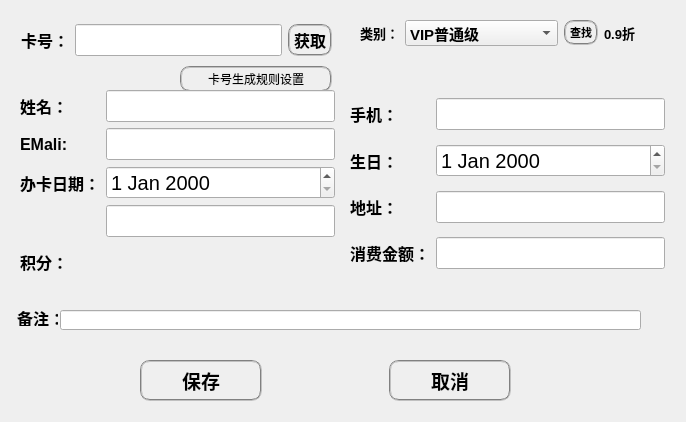
<?xml version="1.0" encoding="UTF-8"?>
<ui version="4.0">
 <class>VIP_Log_Dialog</class>
 <widget class="QWidget" name="VIP_Log_Dialog">
  <property name="geometry">
   <rect>
    <x>0</x>
    <y>0</y>
    <width>686</width>
    <height>422</height>
   </rect>
  </property>
  <property name="windowTitle">
   <string>Form</string>
  </property>
  <property name="styleSheet">
   <string notr="true">background-image: url(:/images/background.jpg);</string>
  </property>
  <widget class="QWidget" name="layoutWidget">
   <property name="geometry">
    <rect>
     <x>21</x>
     <y>20</y>
     <width>311</width>
     <height>77</height>
    </rect>
   </property>
   <layout class="QGridLayout" name="gridLayout">
    <item row="0" column="0" colspan="2">
     <layout class="QHBoxLayout" name="horizontalLayout">
      <item>
       <widget class="QLabel" name="label">
        <property name="font">
         <font>
          <pointsize>12</pointsize>
          <weight>75</weight>
          <bold>true</bold>
         </font>
        </property>
        <property name="styleSheet">
         <string notr="true">background:transparent</string>
        </property>
        <property name="text">
         <string>卡号：</string>
        </property>
       </widget>
      </item>
      <item>
       <widget class="QLineEdit" name="Id_lineEdit">
        <property name="font">
         <font>
          <pointsize>15</pointsize>
          <weight>75</weight>
          <bold>true</bold>
         </font>
        </property>
       </widget>
      </item>
      <item>
       <widget class="QPushButton" name="Get_Id_pushButton">
        <property name="font">
         <font>
          <pointsize>12</pointsize>
          <weight>75</weight>
          <bold>true</bold>
         </font>
        </property>
        <property name="styleSheet">
         <string notr="true">border: 2px groove gray; border-radius: 10px; padding: 2px 4px</string>
        </property>
        <property name="text">
         <string>获取</string>
        </property>
       </widget>
      </item>
     </layout>
    </item>
    <item row="1" column="0">
     <spacer name="horizontalSpacer">
      <property name="orientation">
       <enum>Qt::Horizontal</enum>
      </property>
      <property name="sizeType">
       <enum>QSizePolicy::Maximum</enum>
      </property>
      <property name="sizeHint" stdset="0">
       <size>
        <width>52</width>
        <height>20</height>
       </size>
      </property>
     </spacer>
    </item>
    <item row="1" column="1">
     <widget class="QPushButton" name="pushButton_2">
      <property name="styleSheet">
       <string notr="true">border: 2px groove gray; border-radius: 10px; padding: 2px 4px</string>
      </property>
      <property name="text">
       <string>卡号生成规则设置</string>
      </property>
     </widget>
    </item>
   </layout>
  </widget>
  <widget class="QWidget" name="layoutWidget">
   <property name="geometry">
    <rect>
     <x>140</x>
     <y>360</y>
     <width>371</width>
     <height>41</height>
    </rect>
   </property>
   <layout class="QHBoxLayout" name="horizontalLayout_3">
    <item>
     <widget class="QPushButton" name="Ok_pushButton">
      <property name="sizePolicy">
       <sizepolicy hsizetype="Expanding" vsizetype="Expanding">
        <horstretch>0</horstretch>
        <verstretch>0</verstretch>
       </sizepolicy>
      </property>
      <property name="font">
       <font>
        <pointsize>14</pointsize>
        <weight>75</weight>
        <bold>true</bold>
       </font>
      </property>
      <property name="styleSheet">
       <string notr="true">border: 2px groove gray; border-radius: 10px; padding: 2px 4px</string>
      </property>
      <property name="text">
       <string>保存</string>
      </property>
     </widget>
    </item>
    <item>
     <spacer name="horizontalSpacer_2">
      <property name="orientation">
       <enum>Qt::Horizontal</enum>
      </property>
      <property name="sizeHint" stdset="0">
       <size>
        <width>40</width>
        <height>20</height>
       </size>
      </property>
     </spacer>
    </item>
    <item>
     <widget class="QPushButton" name="Exit_pushButton">
      <property name="sizePolicy">
       <sizepolicy hsizetype="Expanding" vsizetype="Expanding">
        <horstretch>0</horstretch>
        <verstretch>0</verstretch>
       </sizepolicy>
      </property>
      <property name="font">
       <font>
        <pointsize>14</pointsize>
        <weight>75</weight>
        <bold>true</bold>
       </font>
      </property>
      <property name="styleSheet">
       <string notr="true">border: 2px groove gray; border-radius: 10px; padding: 2px 4px</string>
      </property>
      <property name="text">
       <string>取消</string>
      </property>
     </widget>
    </item>
   </layout>
  </widget>
  <widget class="QWidget" name="layoutWidget">
   <property name="geometry">
    <rect>
     <x>360</x>
     <y>20</y>
     <width>276</width>
     <height>26</height>
    </rect>
   </property>
   <layout class="QHBoxLayout" name="horizontalLayout_2">
    <item>
     <widget class="QLabel" name="label_2">
      <property name="font">
       <font>
        <pointsize>10</pointsize>
        <weight>75</weight>
        <bold>true</bold>
       </font>
      </property>
      <property name="styleSheet">
       <string notr="true">background:transparent</string>
      </property>
      <property name="text">
       <string>类别：</string>
      </property>
     </widget>
    </item>
    <item>
     <widget class="QComboBox" name="Vip_comboBox">
      <property name="sizePolicy">
       <sizepolicy hsizetype="Expanding" vsizetype="Fixed">
        <horstretch>0</horstretch>
        <verstretch>0</verstretch>
       </sizepolicy>
      </property>
      <property name="font">
       <font>
        <pointsize>11</pointsize>
        <weight>75</weight>
        <bold>true</bold>
       </font>
      </property>
      <item>
       <property name="text">
        <string>VIP普通级</string>
       </property>
      </item>
      <item>
       <property name="text">
        <string>VIP尊贵级</string>
       </property>
      </item>
      <item>
       <property name="text">
        <string>VIP</string>
       </property>
      </item>
     </widget>
    </item>
    <item>
     <widget class="QPushButton" name="Find_pushButton">
      <property name="sizePolicy">
       <sizepolicy hsizetype="Maximum" vsizetype="Maximum">
        <horstretch>0</horstretch>
        <verstretch>0</verstretch>
       </sizepolicy>
      </property>
      <property name="font">
       <font>
        <pointsize>8</pointsize>
        <weight>75</weight>
        <bold>true</bold>
       </font>
      </property>
      <property name="styleSheet">
       <string notr="true">border: 2px groove gray; border-radius: 10px; padding: 2px 4px</string>
      </property>
      <property name="text">
       <string>查找</string>
      </property>
     </widget>
    </item>
    <item>
     <widget class="QLabel" name="label_3">
      <property name="font">
       <font>
        <pointsize>10</pointsize>
        <weight>75</weight>
        <bold>true</bold>
       </font>
      </property>
      <property name="styleSheet">
       <string notr="true">background:transparent</string>
      </property>
      <property name="text">
       <string>0.9折</string>
      </property>
     </widget>
    </item>
   </layout>
  </widget>
  <widget class="QWidget" name="layoutWidget">
   <property name="geometry">
    <rect>
     <x>20</x>
     <y>90</y>
     <width>315</width>
     <height>191</height>
    </rect>
   </property>
   <layout class="QGridLayout" name="gridLayout_2">
    <item row="2" column="1">
     <widget class="QDateEdit" name="Regist_dateEdit">
      <property name="font">
       <font>
        <pointsize>15</pointsize>
       </font>
      </property>
     </widget>
    </item>
    <item row="2" column="0">
     <widget class="QLabel" name="label_8">
      <property name="sizePolicy">
       <sizepolicy hsizetype="Maximum" vsizetype="Preferred">
        <horstretch>0</horstretch>
        <verstretch>0</verstretch>
       </sizepolicy>
      </property>
      <property name="font">
       <font>
        <pointsize>12</pointsize>
        <weight>75</weight>
        <bold>true</bold>
       </font>
      </property>
      <property name="styleSheet">
       <string notr="true">background:transparent</string>
      </property>
      <property name="text">
       <string>办卡日期：</string>
      </property>
     </widget>
    </item>
    <item row="1" column="1">
     <widget class="QLineEdit" name="Email_lineEdit">
      <property name="font">
       <font>
        <pointsize>15</pointsize>
       </font>
      </property>
     </widget>
    </item>
    <item row="1" column="0">
     <widget class="QLabel" name="label_6">
      <property name="sizePolicy">
       <sizepolicy hsizetype="Maximum" vsizetype="Preferred">
        <horstretch>0</horstretch>
        <verstretch>0</verstretch>
       </sizepolicy>
      </property>
      <property name="font">
       <font>
        <pointsize>12</pointsize>
        <weight>75</weight>
        <bold>true</bold>
       </font>
      </property>
      <property name="styleSheet">
       <string notr="true">background:transparent</string>
      </property>
      <property name="text">
       <string>EMali:</string>
      </property>
     </widget>
    </item>
    <item row="4" column="0">
     <widget class="QLabel" name="label_10">
      <property name="sizePolicy">
       <sizepolicy hsizetype="Maximum" vsizetype="Preferred">
        <horstretch>0</horstretch>
        <verstretch>0</verstretch>
       </sizepolicy>
      </property>
      <property name="font">
       <font>
        <pointsize>12</pointsize>
        <weight>75</weight>
        <bold>true</bold>
       </font>
      </property>
      <property name="styleSheet">
       <string notr="true">background:transparent</string>
      </property>
      <property name="text">
       <string>积分：</string>
      </property>
     </widget>
    </item>
    <item row="0" column="0">
     <widget class="QLabel" name="label_4">
      <property name="sizePolicy">
       <sizepolicy hsizetype="Maximum" vsizetype="Preferred">
        <horstretch>0</horstretch>
        <verstretch>0</verstretch>
       </sizepolicy>
      </property>
      <property name="font">
       <font>
        <pointsize>12</pointsize>
        <weight>75</weight>
        <bold>true</bold>
       </font>
      </property>
      <property name="styleSheet">
       <string notr="true">background:transparent</string>
      </property>
      <property name="text">
       <string>姓名：</string>
      </property>
     </widget>
    </item>
    <item row="0" column="1">
     <widget class="QLineEdit" name="Name_lineEdit">
      <property name="font">
       <font>
        <pointsize>15</pointsize>
       </font>
      </property>
     </widget>
    </item>
    <item row="3" column="1">
     <widget class="QLineEdit" name="Grade_lineEdit">
      <property name="font">
       <font>
        <pointsize>15</pointsize>
       </font>
      </property>
     </widget>
    </item>
   </layout>
  </widget>
  <widget class="QWidget" name="layoutWidget">
   <property name="geometry">
    <rect>
     <x>350</x>
     <y>90</y>
     <width>315</width>
     <height>191</height>
    </rect>
   </property>
   <layout class="QGridLayout" name="gridLayout_3">
    <item row="1" column="1">
     <widget class="QLineEdit" name="Phone_lineEdit">
      <property name="font">
       <font>
        <pointsize>15</pointsize>
       </font>
      </property>
     </widget>
    </item>
    <item row="2" column="0">
     <widget class="QLabel" name="label_7">
      <property name="sizePolicy">
       <sizepolicy hsizetype="Maximum" vsizetype="Preferred">
        <horstretch>0</horstretch>
        <verstretch>0</verstretch>
       </sizepolicy>
      </property>
      <property name="font">
       <font>
        <pointsize>12</pointsize>
        <weight>75</weight>
        <bold>true</bold>
       </font>
      </property>
      <property name="styleSheet">
       <string notr="true">background:transparent</string>
      </property>
      <property name="text">
       <string>生日：</string>
      </property>
     </widget>
    </item>
    <item row="2" column="1">
     <widget class="QDateEdit" name="Birthday_dateEdit">
      <property name="font">
       <font>
        <pointsize>15</pointsize>
       </font>
      </property>
     </widget>
    </item>
    <item row="3" column="0">
     <widget class="QLabel" name="label_12">
      <property name="sizePolicy">
       <sizepolicy hsizetype="Maximum" vsizetype="Preferred">
        <horstretch>0</horstretch>
        <verstretch>0</verstretch>
       </sizepolicy>
      </property>
      <property name="font">
       <font>
        <pointsize>12</pointsize>
        <weight>75</weight>
        <bold>true</bold>
       </font>
      </property>
      <property name="styleSheet">
       <string notr="true">background:transparent</string>
      </property>
      <property name="text">
       <string>地址：</string>
      </property>
     </widget>
    </item>
    <item row="3" column="1">
     <widget class="QLineEdit" name="Address_lineEdit">
      <property name="font">
       <font>
        <pointsize>15</pointsize>
       </font>
      </property>
     </widget>
    </item>
    <item row="4" column="0">
     <widget class="QLabel" name="label_9">
      <property name="sizePolicy">
       <sizepolicy hsizetype="Maximum" vsizetype="Preferred">
        <horstretch>0</horstretch>
        <verstretch>0</verstretch>
       </sizepolicy>
      </property>
      <property name="font">
       <font>
        <pointsize>12</pointsize>
        <weight>75</weight>
        <bold>true</bold>
       </font>
      </property>
      <property name="styleSheet">
       <string notr="true">background:transparent</string>
      </property>
      <property name="text">
       <string>消费金额：</string>
      </property>
     </widget>
    </item>
    <item row="4" column="1">
     <widget class="QLineEdit" name="Money_lineEdit">
      <property name="font">
       <font>
        <pointsize>15</pointsize>
       </font>
      </property>
     </widget>
    </item>
    <item row="1" column="0">
     <widget class="QLabel" name="label_5">
      <property name="sizePolicy">
       <sizepolicy hsizetype="Maximum" vsizetype="Preferred">
        <horstretch>0</horstretch>
        <verstretch>0</verstretch>
       </sizepolicy>
      </property>
      <property name="font">
       <font>
        <pointsize>12</pointsize>
        <weight>75</weight>
        <bold>true</bold>
       </font>
      </property>
      <property name="styleSheet">
       <string notr="true">background:transparent</string>
      </property>
      <property name="text">
       <string>手机：</string>
      </property>
     </widget>
    </item>
   </layout>
  </widget>
  <widget class="QLabel" name="label_11">
   <property name="geometry">
    <rect>
     <x>17</x>
     <y>310</y>
     <width>41</width>
     <height>16</height>
    </rect>
   </property>
   <property name="font">
    <font>
     <pointsize>12</pointsize>
     <weight>75</weight>
     <bold>true</bold>
    </font>
   </property>
   <property name="styleSheet">
    <string notr="true">background:transparent</string>
   </property>
   <property name="text">
    <string>备注：</string>
   </property>
  </widget>
  <widget class="QLineEdit" name="Remark_lineEdit">
   <property name="geometry">
    <rect>
     <x>60</x>
     <y>310</y>
     <width>581</width>
     <height>20</height>
    </rect>
   </property>
   <property name="font">
    <font>
     <pointsize>15</pointsize>
    </font>
   </property>
   <property name="styleSheet">
    <string notr="true"/>
   </property>
  </widget>
 </widget>
 <resources/>
 <connections/>
</ui>
